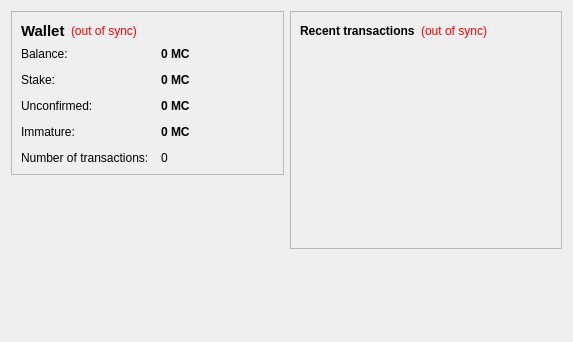
<?xml version="1.0" encoding="UTF-8"?>
<ui version="4.0">
 <class>OverviewPage</class>
 <widget class="QWidget" name="OverviewPage">
  <property name="geometry">
   <rect>
    <x>0</x>
    <y>0</y>
    <width>573</width>
    <height>342</height>
   </rect>
  </property>
  <property name="windowTitle">
   <string>Form</string>
  </property>
  <layout class="QHBoxLayout" name="horizontalLayout" stretch="1,1">
   <item>
    <layout class="QVBoxLayout" name="verticalLayout_2">
     <item>
      <widget class="QFrame" name="frame">
       <property name="frameShape">
        <enum>QFrame::StyledPanel</enum>
       </property>
       <property name="frameShadow">
        <enum>QFrame::Raised</enum>
       </property>
       <layout class="QVBoxLayout" name="verticalLayout_4">
        <item>
         <layout class="QHBoxLayout" name="horizontalLayout_4">
          <item>
           <widget class="QLabel" name="label_5">
            <property name="font">
             <font>
              <pointsize>11</pointsize>
              <weight>75</weight>
              <bold>true</bold>
             </font>
            </property>
            <property name="text">
             <string>Wallet</string>
            </property>
           </widget>
          </item>
          <item>
           <widget class="QLabel" name="labelWalletStatus">
            <property name="toolTip">
             <string>The displayed information may be out of date. Your wallet automatically synchronizes with the PorkCoin network after a connection is established, but this process has not completed yet.</string>
            </property>
            <property name="styleSheet">
             <string notr="true">QLabel { color: red; }</string>
            </property>
            <property name="text">
             <string notr="true">(out of sync)</string>
            </property>
            <property name="alignment">
             <set>Qt::AlignLeading|Qt::AlignLeft|Qt::AlignVCenter</set>
            </property>
           </widget>
          </item>
          <item>
           <spacer name="horizontalSpacer_2">
            <property name="orientation">
             <enum>Qt::Horizontal</enum>
            </property>
            <property name="sizeHint" stdset="0">
             <size>
              <width>40</width>
              <height>20</height>
             </size>
            </property>
           </spacer>
          </item>
         </layout>
        </item>
        <item>
         <layout class="QFormLayout" name="formLayout_2">
          <property name="fieldGrowthPolicy">
           <enum>QFormLayout::AllNonFixedFieldsGrow</enum>
          </property>
          <property name="horizontalSpacing">
           <number>12</number>
          </property>
          <property name="verticalSpacing">
           <number>12</number>
          </property>
          <item row="0" column="0">
           <widget class="QLabel" name="label">
            <property name="text">
             <string>Balance:</string>
            </property>
           </widget>
          </item>
          <item row="0" column="1">
           <widget class="QLabel" name="labelBalance">
            <property name="font">
             <font>
              <weight>75</weight>
              <bold>true</bold>
             </font>
            </property>
            <property name="cursor">
             <cursorShape>IBeamCursor</cursorShape>
            </property>
            <property name="toolTip">
             <string>Your current balance</string>
            </property>
            <property name="text">
             <string notr="true">0 MC</string>
            </property>
            <property name="textInteractionFlags">
             <set>Qt::LinksAccessibleByMouse|Qt::TextSelectableByKeyboard|Qt::TextSelectableByMouse</set>
            </property>
           </widget>
          </item>
          <item row="1" column="0">
           <widget class="QLabel" name="label_6">
            <property name="text">
             <string>Stake:</string>
            </property>
           </widget>
          </item>
          <item row="1" column="1">
           <widget class="QLabel" name="labelStake">
            <property name="font">
             <font>
              <weight>75</weight>
              <bold>true</bold>
             </font>
            </property>
            <property name="cursor">
             <cursorShape>IBeamCursor</cursorShape>
            </property>
            <property name="toolTip">
             <string>Total of coins that was staked, and do not yet count toward the current balance</string>
            </property>
            <property name="text">
             <string notr="true">0 MC</string>
            </property>
            <property name="textInteractionFlags">
             <set>Qt::LinksAccessibleByMouse|Qt::TextSelectableByKeyboard|Qt::TextSelectableByMouse</set>
            </property>
           </widget>
          </item>
          <item row="2" column="0">
           <widget class="QLabel" name="label_3">
            <property name="text">
             <string>Unconfirmed:</string>
            </property>
           </widget>
          </item>
          <item row="2" column="1">
           <widget class="QLabel" name="labelUnconfirmed">
            <property name="font">
             <font>
              <weight>75</weight>
              <bold>true</bold>
             </font>
            </property>
            <property name="cursor">
             <cursorShape>IBeamCursor</cursorShape>
            </property>
            <property name="toolTip">
             <string>Total of transactions that have yet to be confirmed, and do not yet count toward the current balance</string>
            </property>
            <property name="text">
             <string notr="true">0 MC</string>
            </property>
            <property name="textInteractionFlags">
             <set>Qt::LinksAccessibleByMouse|Qt::TextSelectableByKeyboard|Qt::TextSelectableByMouse</set>
            </property>
           </widget>
          </item>
          <item row="3" column="0">
           <widget class="QLabel" name="labelImmatureText">
            <property name="text">
             <string>Immature:</string>
            </property>
           </widget>
          </item>
          <item row="3" column="1">
           <widget class="QLabel" name="labelImmature">
            <property name="font">
             <font>
              <weight>75</weight>
              <bold>true</bold>
             </font>
            </property>
            <property name="toolTip">
             <string>Mined balance that has not yet matured</string>
            </property>
            <property name="text">
             <string notr="true">0 MC</string>
            </property>
            <property name="textInteractionFlags">
             <set>Qt::LinksAccessibleByMouse|Qt::TextSelectableByKeyboard|Qt::TextSelectableByMouse</set>
            </property>
           </widget>
          </item>
          <item row="4" column="0">
           <widget class="QLabel" name="label_2">
            <property name="text">
             <string>Number of transactions:</string>
            </property>
           </widget>
          </item>
          <item row="4" column="1">
           <widget class="QLabel" name="labelNumTransactions">
            <property name="toolTip">
             <string>Total number of transactions in wallet</string>
            </property>
            <property name="text">
             <string notr="true">0</string>
            </property>
           </widget>
          </item>
         </layout>
        </item>
       </layout>
      </widget>
     </item>
     <item>
      <widget class="QLabel" name="label_7">
       <property name="text">
        <string/>
       </property>
      </widget>
     </item>
     <item>
      <spacer name="verticalSpacer">
       <property name="orientation">
        <enum>Qt::Vertical</enum>
       </property>
       <property name="sizeHint" stdset="0">
        <size>
         <width>20</width>
         <height>40</height>
        </size>
       </property>
      </spacer>
     </item>
    </layout>
   </item>
   <item>
    <layout class="QVBoxLayout" name="verticalLayout_3">
     <item>
      <widget class="QFrame" name="frame_2">
       <property name="frameShape">
        <enum>QFrame::StyledPanel</enum>
       </property>
       <property name="frameShadow">
        <enum>QFrame::Raised</enum>
       </property>
       <layout class="QVBoxLayout" name="verticalLayout">
        <item>
         <layout class="QHBoxLayout" name="horizontalLayout_2">
          <item>
           <widget class="QLabel" name="label_4">
            <property name="text">
             <string>&lt;b&gt;Recent transactions&lt;/b&gt;</string>
            </property>
           </widget>
          </item>
          <item>
           <widget class="QLabel" name="labelTransactionsStatus">
            <property name="toolTip">
             <string>The displayed information may be out of date. Your wallet automatically synchronizes with the PorkCoin network after a connection is established, but this process has not completed yet.</string>
            </property>
            <property name="styleSheet">
             <string notr="true">QLabel { color: red; }</string>
            </property>
            <property name="text">
             <string notr="true">(out of sync)</string>
            </property>
            <property name="alignment">
             <set>Qt::AlignRight|Qt::AlignTrailing|Qt::AlignVCenter</set>
            </property>
           </widget>
          </item>
          <item>
           <spacer name="horizontalSpacer">
            <property name="orientation">
             <enum>Qt::Horizontal</enum>
            </property>
            <property name="sizeHint" stdset="0">
             <size>
              <width>40</width>
              <height>20</height>
             </size>
            </property>
           </spacer>
          </item>
         </layout>
        </item>
        <item>
         <widget class="QListView" name="listTransactions">
          <property name="styleSheet">
           <string notr="true">QListView { background: transparent; }</string>
          </property>
          <property name="frameShape">
           <enum>QFrame::NoFrame</enum>
          </property>
          <property name="verticalScrollBarPolicy">
           <enum>Qt::ScrollBarAlwaysOff</enum>
          </property>
          <property name="horizontalScrollBarPolicy">
           <enum>Qt::ScrollBarAlwaysOff</enum>
          </property>
          <property name="selectionMode">
           <enum>QAbstractItemView::NoSelection</enum>
          </property>
         </widget>
        </item>
       </layout>
      </widget>
     </item>
     <item>
      <spacer name="verticalSpacer_2">
       <property name="orientation">
        <enum>Qt::Vertical</enum>
       </property>
       <property name="sizeHint" stdset="0">
        <size>
         <width>20</width>
         <height>40</height>
        </size>
       </property>
      </spacer>
     </item>
    </layout>
   </item>
  </layout>
 </widget>
 <resources/>
 <connections/>
</ui>
